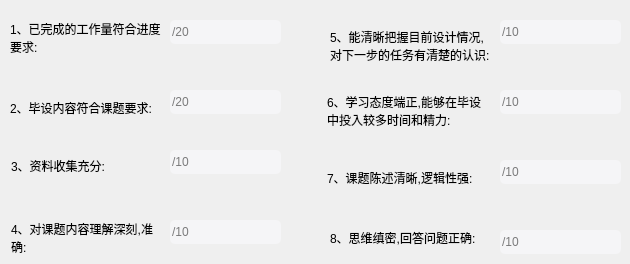
      <widget class="QWidget" name="tab_2">
       <property name="styleSheet">
        <string notr="true"> QLineEdit{
                background: #F5F5F7;
                    border-radius: 5px;
                }
                QLineEdit:hover{
                    background: #F5F5F7;
                    border: 2px solid #80BEFC;
                    border-radius: 5px
                }

                QLineEdit:focus{
                    background: #FFFFFF;
                    border: 2px solid #80BEFC;
                    border-radius: 5px;
                }</string>
       </property>
       <attribute name="title">
        <string>中期评审</string>
       </attribute>
       <widget class="QLabel" name="label_10">
        <property name="geometry">
         <rect>
          <x>327</x>
          <y>80</y>
          <width>160</width>
          <height>61</height>
         </rect>
        </property>
        <property name="text">
         <string>6、学习态度端正,能够在毕设中投入较多时间和精力:</string>
        </property>
        <property name="wordWrap">
         <bool>true</bool>
        </property>
        <property name="buddy">
         <cstring>com_1_1</cstring>
        </property>
       </widget>
       <widget class="QLineEdit" name="com_2_1">
        <property name="geometry">
         <rect>
          <x>170</x>
          <y>20</y>
          <width>111</width>
          <height>24</height>
         </rect>
        </property>
        <property name="placeholderText">
         <string>/20</string>
        </property>
       </widget>
       <widget class="QLabel" name="label_11">
        <property name="geometry">
         <rect>
          <x>11</x>
          <y>148</y>
          <width>141</width>
          <height>35</height>
         </rect>
        </property>
        <property name="text">
         <string>3、资料收集充分:</string>
        </property>
        <property name="buddy">
         <cstring>com_1_3</cstring>
        </property>
       </widget>
       <widget class="QLabel" name="label_12">
        <property name="geometry">
         <rect>
          <x>10</x>
          <y>20</y>
          <width>151</width>
          <height>35</height>
         </rect>
        </property>
        <property name="text">
         <string>1、已完成的工作量符合进度要求:</string>
        </property>
        <property name="wordWrap">
         <bool>true</bool>
        </property>
        <property name="buddy">
         <cstring>com_1_1</cstring>
        </property>
       </widget>
       <widget class="QLabel" name="label_13">
        <property name="geometry">
         <rect>
          <x>327</x>
          <y>160</y>
          <width>160</width>
          <height>35</height>
         </rect>
        </property>
        <property name="text">
         <string>7、课题陈述清晰,逻辑性强:</string>
        </property>
        <property name="wordWrap">
         <bool>true</bool>
        </property>
        <property name="buddy">
         <cstring>com_1_2</cstring>
        </property>
       </widget>
       <widget class="QLabel" name="label_15">
        <property name="geometry">
         <rect>
          <x>330</x>
          <y>10</y>
          <width>160</width>
          <height>71</height>
         </rect>
        </property>
        <property name="text">
         <string>5、能清晰把握目前设计情况,对下一步的任务有清楚的认识:</string>
        </property>
        <property name="wordWrap">
         <bool>true</bool>
        </property>
        <property name="buddy">
         <cstring>com_1_5</cstring>
        </property>
       </widget>
       <widget class="QLineEdit" name="com_2_5">
        <property name="geometry">
         <rect>
          <x>500</x>
          <y>20</y>
          <width>121</width>
          <height>24</height>
         </rect>
        </property>
        <property name="placeholderText">
         <string>/10</string>
        </property>
       </widget>
       <widget class="QLabel" name="label_16">
        <property name="geometry">
         <rect>
          <x>11</x>
          <y>220</y>
          <width>151</width>
          <height>35</height>
         </rect>
        </property>
        <property name="text">
         <string>4、对课题内容理解深刻,准确:</string>
        </property>
        <property name="wordWrap">
         <bool>true</bool>
        </property>
        <property name="buddy">
         <cstring>com_1_4</cstring>
        </property>
       </widget>
       <widget class="QLineEdit" name="com_2_6">
        <property name="geometry">
         <rect>
          <x>500</x>
          <y>90</y>
          <width>121</width>
          <height>24</height>
         </rect>
        </property>
        <property name="placeholderText">
         <string>/10</string>
        </property>
       </widget>
       <widget class="QLineEdit" name="com_2_8">
        <property name="geometry">
         <rect>
          <x>500</x>
          <y>230</y>
          <width>121</width>
          <height>24</height>
         </rect>
        </property>
        <property name="placeholderText">
         <string>/10</string>
        </property>
       </widget>
       <widget class="QLineEdit" name="com_2_4">
        <property name="geometry">
         <rect>
          <x>170</x>
          <y>220</y>
          <width>111</width>
          <height>24</height>
         </rect>
        </property>
        <property name="placeholderText">
         <string>/10</string>
        </property>
       </widget>
       <widget class="QLineEdit" name="com_2_3">
        <property name="geometry">
         <rect>
          <x>170</x>
          <y>150</y>
          <width>111</width>
          <height>24</height>
         </rect>
        </property>
        <property name="placeholderText">
         <string>/10</string>
        </property>
       </widget>
       <widget class="QLabel" name="label_17">
        <property name="geometry">
         <rect>
          <x>330</x>
          <y>220</y>
          <width>160</width>
          <height>35</height>
         </rect>
        </property>
        <property name="text">
         <string>8、思维缜密,回答问题正确:</string>
        </property>
        <property name="wordWrap">
         <bool>true</bool>
        </property>
        <property name="buddy">
         <cstring>com_1_3</cstring>
        </property>
       </widget>
       <widget class="QLabel" name="label_18">
        <property name="geometry">
         <rect>
          <x>10</x>
          <y>90</y>
          <width>151</width>
          <height>35</height>
         </rect>
        </property>
        <property name="text">
         <string>2、毕设内容符合课题要求:</string>
        </property>
        <property name="wordWrap">
         <bool>true</bool>
        </property>
        <property name="buddy">
         <cstring>com_1_2</cstring>
        </property>
       </widget>
       <widget class="QLineEdit" name="com_2_2">
        <property name="geometry">
         <rect>
          <x>170</x>
          <y>90</y>
          <width>111</width>
          <height>24</height>
         </rect>
        </property>
        <property name="placeholderText">
         <string>/20</string>
        </property>
       </widget>
       <widget class="QLineEdit" name="com_2_7">
        <property name="geometry">
         <rect>
          <x>500</x>
          <y>160</y>
          <width>121</width>
          <height>24</height>
         </rect>
        </property>
        <property name="placeholderText">
         <string>/10</string>
        </property>
       </widget>
      </widget>
